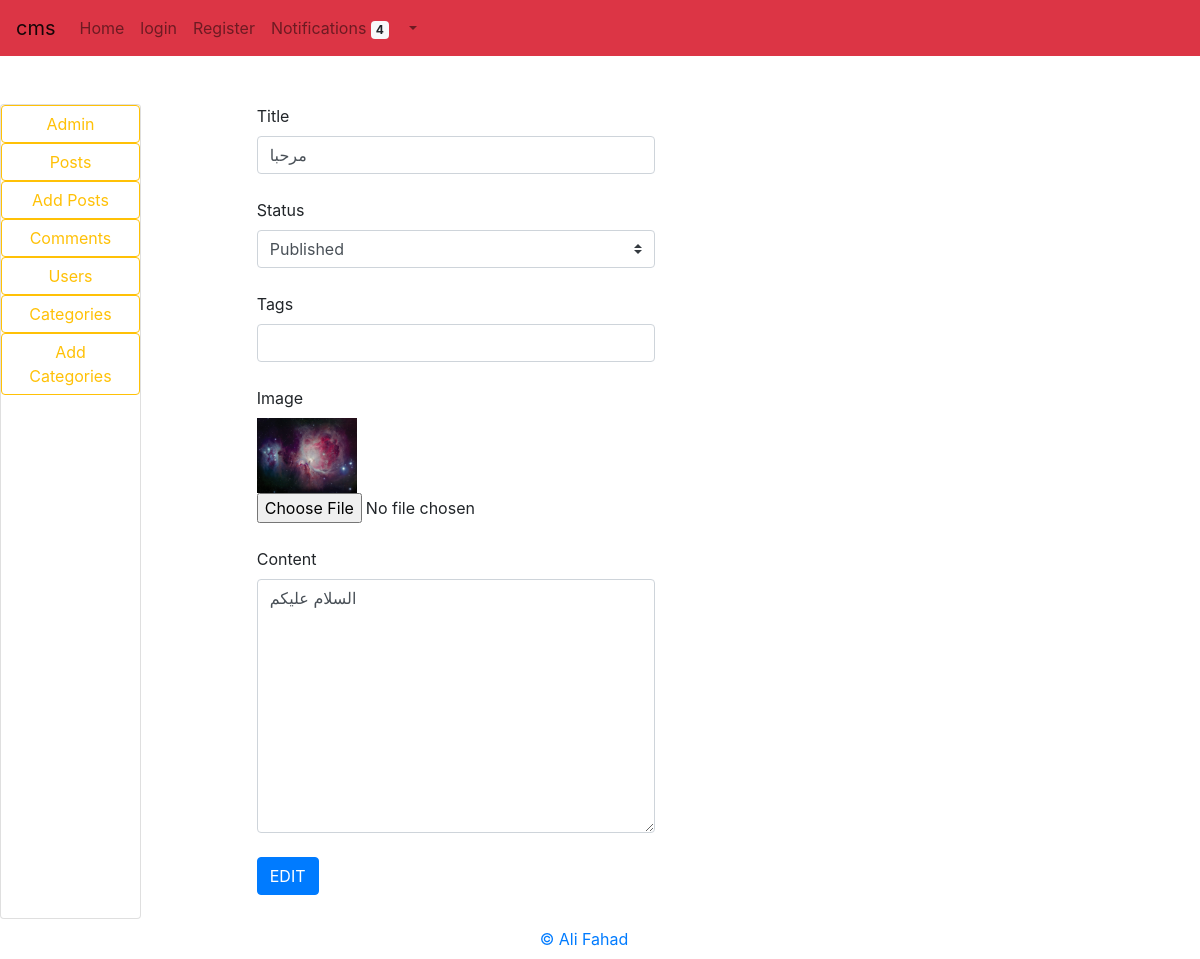
/admin/edit_post.php?edit=30, run on the app's committed database.
### tables this page shows
CREATE TABLE `posts` (
  `post_id` int(255) NOT NULL,
  `post_title` varchar(255) NOT NULL,
  `post_date` date NOT NULL,
  `post_image` text NOT NULL,
  `post_content` text NOT NULL,
  `post_tags` varchar(255) NOT NULL,
  `post_status` varchar(255) NOT NULL
);

### admin/edit_post.php (the view, shortened to what this page needs)
<?php include "nav.php"; ?>
<div class="container">
<div class="col-5 offset-1">
<?php
if(isset($_GET['edit'])) {
$id=$_GET['edit'];}
$query = "SELECT * FROM posts WHERE post_id = '$id' ORDER BY post_id DESC";
$select_posts = mysqli_query($connection,$query);
while($row = mysqli_fetch_assoc($select_posts)){
$post_title         = $row['post_title'];
$post_status        = $row['post_status'];
$post_image         = $row['post_image'];
$post_content       = $row['post_content'];
$post_tags          = $row['post_tags'];
$post_date          = $row['post_date'];}
?>
<form method="post" enctype="multipart/form-data">
<label>Title</label></br>
<input type="text" class="form-control" name="title" value="<?php echo $post_title ; ?>" required> </br>
<label>Status</label></br>
<select class=custom-select name="post_status">
<option value=<?php echo $post_status ;?>><?php echo ucfirst($post_status) ;?></option>
</select></br></br>
<label>Tags</label></br>
<input type="text" class="form-control" name="post_tags"  value="<?php echo $post_tags ; ?>"></br>
<label>Image</label></br>
<img width='100' src='../images/<?php echo $post_image ;?>'>
<input type="file" name="file"></br></br>
<label>Content</label></br>
<textarea class="form-control" name="post_content" cols="10" rows="10"><?php echo $post_content  ; ?></textarea></br>
<input class="btn btn-primary" type="submit" name="EDIT" value="EDIT"></br>
</form></br>
</div></div></br></div>
<?php include "../footer.php";?>

### data on the page
posts: title "مرحبا", post_status "Published", post_image (picture), post_content "السلام عليكم"
